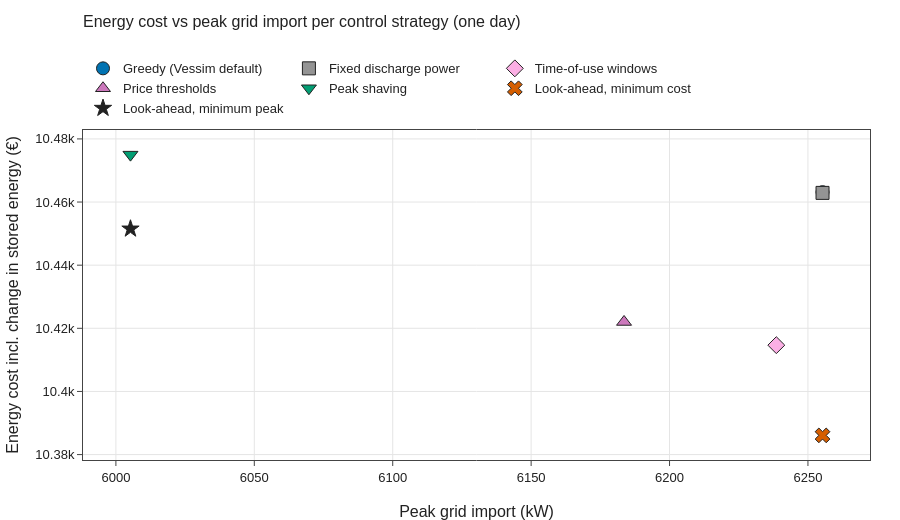

The cell this chart's notebook holds for it:
### Code cell
fig = vp.tradeoff_scatter(
    kpis, "Peak grid import (kW)", ADJ,
    title="Energy cost vs peak grid import per control strategy (one day)",
    x_title="Peak grid import (kW)",
    y_title="Energy cost incl. change in stored energy (€)")
vp.save(fig, OUT / "cost_vs_peak", png=True)
fig.show()

### Figure 1 — Plotly figure (JSON) as saved in the notebook; plotly's stock layout.template omitted (floating-point values rounded to 4 significant figures)
{"data": [{"marker": {"color": "#0173b2", "line": {"color": "#222222", "width": 1}, "size": 13, "symbol": "circle"}, "mode": "markers", "name": "Greedy (Vessim default)", "type": "scatter", "x": [6255.0], "y": [10460.0]}, {"marker": {"color": "#949494", "line": {"color": "#222222", "width": 1}, "size": 13, "symbol": "square"}, "mode": "markers", "name": "Fixed discharge power", "type": "scatter", "x": [6255.0], "y": [10460.0]}, {"marker": {"color": "#fbafe4", "line": {"color": "#222222", "width": 1}, "size": 13, "symbol": "diamond"}, "mode": "markers", "name": "Time-of-use windows", "type": "scatter", "x": [6239.0], "y": [10410.0]}, {"marker": {"color": "#cc78bc", "line": {"color": "#222222", "width": 1}, "size": 13, "symbol": "triangle-up"}, "mode": "markers", "name": "Price thresholds", "type": "scatter", "x": [6184.0], "y": [10420.0]}, {"marker": {"color": "#029e73", "line": {"color": "#222222", "width": 1}, "size": 13, "symbol": "triangle-down"}, "mode": "markers", "name": "Peak shaving", "type": "scatter", "x": [6005.0], "y": [10480.0]}, {"marker": {"color": "#d55e00", "line": {"color": "#222222", "width": 1}, "size": 13, "symbol": "x"}, "mode": "markers", "name": "Look-ahead, minimum cost", "type": "scatter", "x": [6255.0], "y": [10390.0]}, {"marker": {"color": "#222222", "line": {"color": "#222222", "width": 1}, "size": 13, "symbol": "star"}, "mode": "markers", "name": "Look-ahead, minimum peak", "type": "scatter", "x": [6005.0], "y": [10450.0]}], "layout": {"height": 520, "hovermode": "closest", "title": {"text": "Energy cost vs peak grid import per control strategy (one day)"}, "xaxis": {"title": {"text": "Peak grid import (kW)"}}, "yaxis": {"title": {"text": "Energy cost incl. change in stored energy (€)"}}}}
